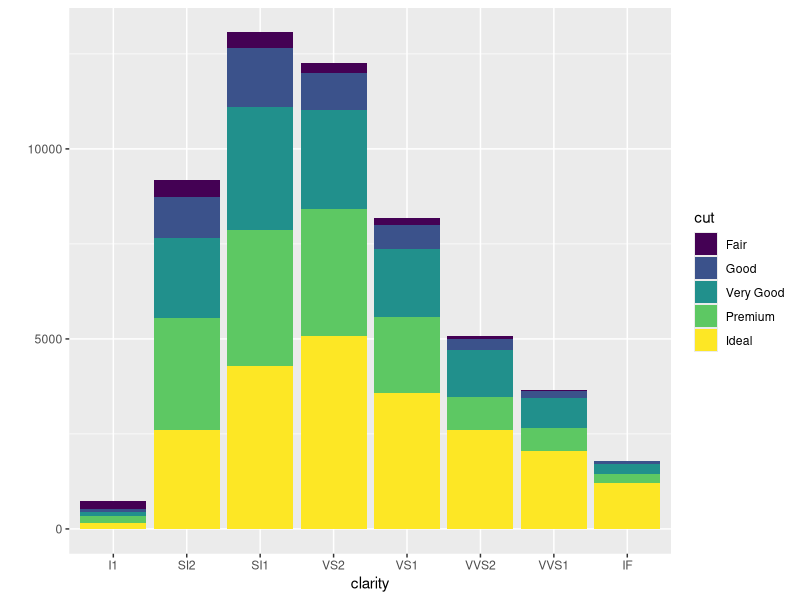

The R script that drew this image:
## ----install_ggplot, eval=FALSE, tidy=FALSE------------------------------
## install.packages("ggplot2")


## ----load_ggplot, eval=FALSE, tidy=FALSE---------------------------------
library(ggplot2)

## ----try_ggplot, eval=FALSE, tidy=FALSE----------------------------------
head(diamonds)
qplot(clarity, data = diamonds, fill = cut, geom = "bar")